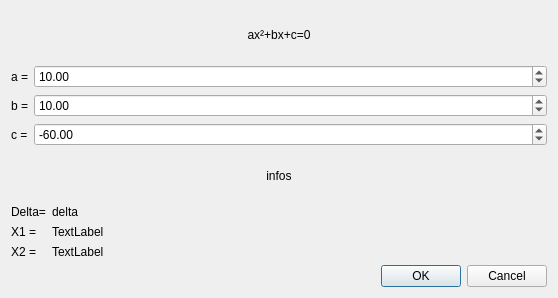
<?xml version="1.0" encoding="UTF-8"?>
<ui version="4.0">
 <class>Solve</class>
 <widget class="QDialog" name="Solve">
  <property name="geometry">
   <rect>
    <x>0</x>
    <y>0</y>
    <width>558</width>
    <height>298</height>
   </rect>
  </property>
  <property name="windowTitle">
   <string>Equation solver</string>
  </property>
  <layout class="QVBoxLayout" name="verticalLayout">
   <item>
    <widget class="QLabel" name="label_7">
     <property name="text">
      <string>ax²+bx+c=0</string>
     </property>
     <property name="alignment">
      <set>Qt::AlignCenter</set>
     </property>
    </widget>
   </item>
   <item>
    <layout class="QGridLayout" name="gridLayout">
     <item row="1" column="1">
      <widget class="QDoubleSpinBox" name="bBox">
       <property name="minimum">
        <double>-1000.000000000000000</double>
       </property>
       <property name="maximum">
        <double>1000.000000000000000</double>
       </property>
       <property name="value">
        <double>10.000000000000000</double>
       </property>
      </widget>
     </item>
     <item row="0" column="1">
      <widget class="QDoubleSpinBox" name="aBox">
       <property name="minimum">
        <double>-1000.000000000000000</double>
       </property>
       <property name="maximum">
        <double>1000.000000000000000</double>
       </property>
       <property name="value">
        <double>10.000000000000000</double>
       </property>
      </widget>
     </item>
     <item row="2" column="1">
      <widget class="QDoubleSpinBox" name="cBox">
       <property name="minimum">
        <double>-1000.000000000000000</double>
       </property>
       <property name="maximum">
        <double>1000.000000000000000</double>
       </property>
       <property name="value">
        <double>-60.000000000000000</double>
       </property>
      </widget>
     </item>
     <item row="0" column="0">
      <widget class="QLabel" name="label">
       <property name="sizePolicy">
        <sizepolicy hsizetype="Fixed" vsizetype="Preferred">
         <horstretch>0</horstretch>
         <verstretch>0</verstretch>
        </sizepolicy>
       </property>
       <property name="text">
        <string>a =</string>
       </property>
      </widget>
     </item>
     <item row="1" column="0">
      <widget class="QLabel" name="label_2">
       <property name="sizePolicy">
        <sizepolicy hsizetype="Fixed" vsizetype="Preferred">
         <horstretch>0</horstretch>
         <verstretch>0</verstretch>
        </sizepolicy>
       </property>
       <property name="text">
        <string>b =</string>
       </property>
      </widget>
     </item>
     <item row="2" column="0">
      <widget class="QLabel" name="label_3">
       <property name="sizePolicy">
        <sizepolicy hsizetype="Fixed" vsizetype="Preferred">
         <horstretch>0</horstretch>
         <verstretch>0</verstretch>
        </sizepolicy>
       </property>
       <property name="text">
        <string>c =</string>
       </property>
      </widget>
     </item>
    </layout>
   </item>
   <item>
    <widget class="QLabel" name="infos">
     <property name="text">
      <string>infos</string>
     </property>
     <property name="alignment">
      <set>Qt::AlignCenter</set>
     </property>
    </widget>
   </item>
   <item>
    <layout class="QFormLayout" name="formLayout">
     <item row="1" column="0">
      <widget class="QLabel" name="label_4">
       <property name="text">
        <string>X1 =</string>
       </property>
      </widget>
     </item>
     <item row="1" column="1">
      <widget class="QLabel" name="sol1">
       <property name="text">
        <string>TextLabel</string>
       </property>
      </widget>
     </item>
     <item row="2" column="0">
      <widget class="QLabel" name="label_5">
       <property name="text">
        <string>X2 =</string>
       </property>
      </widget>
     </item>
     <item row="2" column="1">
      <widget class="QLabel" name="sol2">
       <property name="text">
        <string>TextLabel</string>
       </property>
      </widget>
     </item>
     <item row="0" column="1">
      <widget class="QLabel" name="delta">
       <property name="text">
        <string>delta</string>
       </property>
      </widget>
     </item>
     <item row="0" column="0">
      <widget class="QLabel" name="label_6">
       <property name="text">
        <string>Delta=</string>
       </property>
      </widget>
     </item>
    </layout>
   </item>
   <item>
    <widget class="QDialogButtonBox" name="buttonBox">
     <property name="orientation">
      <enum>Qt::Horizontal</enum>
     </property>
     <property name="standardButtons">
      <set>QDialogButtonBox::Cancel|QDialogButtonBox::Ok</set>
     </property>
    </widget>
   </item>
  </layout>
 </widget>
 <resources/>
 <connections>
  <connection>
   <sender>buttonBox</sender>
   <signal>accepted()</signal>
   <receiver>Solve</receiver>
   <slot>accept()</slot>
   <hints>
    <hint type="sourcelabel">
     <x>248</x>
     <y>254</y>
    </hint>
    <hint type="destinationlabel">
     <x>157</x>
     <y>274</y>
    </hint>
   </hints>
  </connection>
  <connection>
   <sender>buttonBox</sender>
   <signal>rejected()</signal>
   <receiver>Solve</receiver>
   <slot>reject()</slot>
   <hints>
    <hint type="sourcelabel">
     <x>316</x>
     <y>260</y>
    </hint>
    <hint type="destinationlabel">
     <x>286</x>
     <y>274</y>
    </hint>
   </hints>
  </connection>
 </connections>
</ui>
